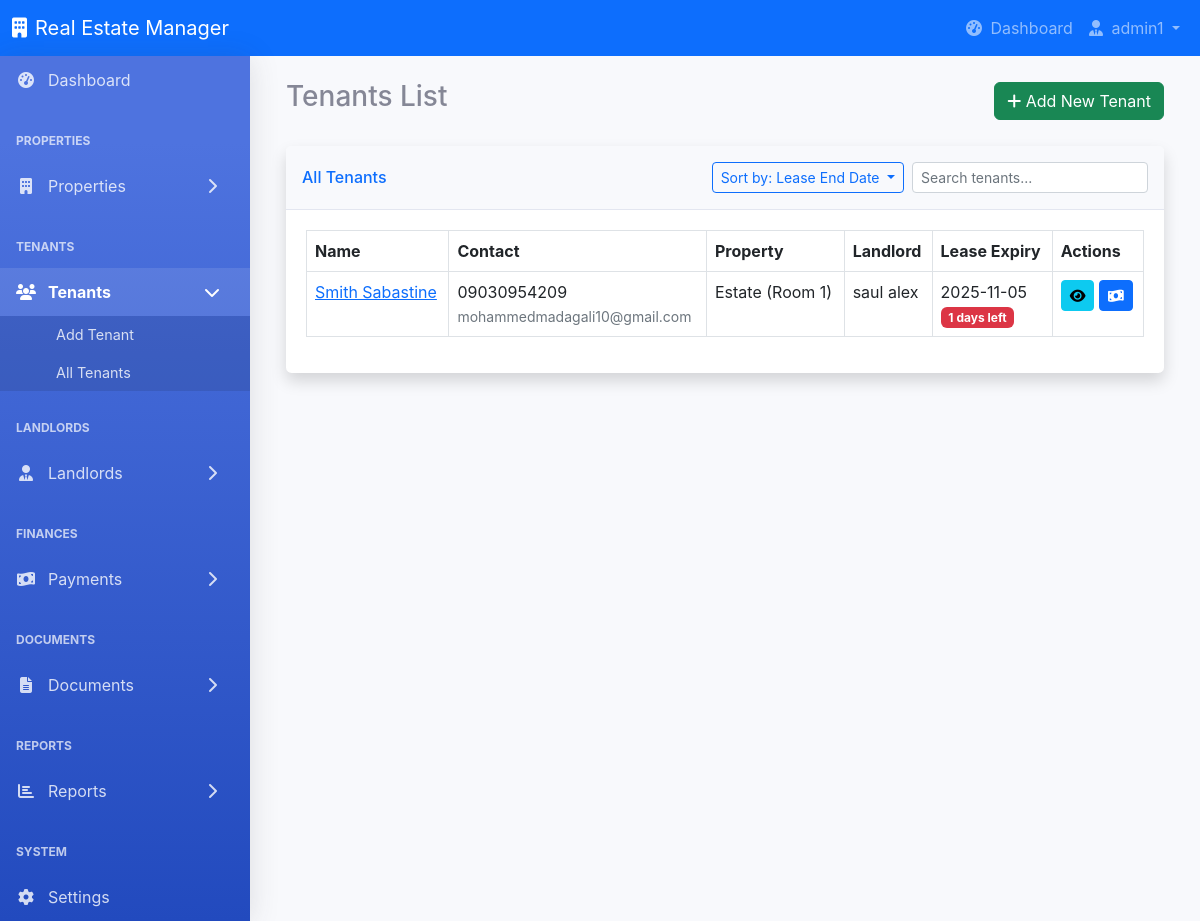
Page /tenants/list (signed in) on the committed database.
### tables this page shows
CREATE TABLE tenants (
        id INTEGER PRIMARY KEY AUTOINCREMENT,
        full_name TEXT NOT NULL,
        phone TEXT NOT NULL,
        whatsapp TEXT,
        email TEXT,
        id_number TEXT,
        medium_of_reach TEXT,
        permanent_address TEXT,
        occupation TEXT,
        employer TEXT,
        lease_start_date TEXT,
        lease_end_date TEXT,
        receipt_info TEXT,
        bank_name TEXT,
        account_number TEXT,
        age INTEGER,
        sex TEXT,
        state_of_origin TEXT,
        nationality TEXT,
        tribe TEXT,
        remarks TEXT,
        guarantor_name TEXT,
        guarantor_phone TEXT,
        guarantor_address TEXT,
        next_of_kin_name TEXT,
        next_of_kin_address TEXT,
        property_id INTEGER,
        unit_id INTEGER,
        created_at TIMESTAMP DEFAULT CURRENT_TIMESTAMP, marital_status TEXT, spouse_name TEXT, spouse_phone TEXT, number_of_children INTEGER,
        FOREIGN KEY (property_id) REFERENCES properties (id),
        FOREIGN KEY (unit_id) REFERENCES property_units (id)
    );

CREATE TABLE properties (
        id INTEGER PRIMARY KEY AUTOINCREMENT,
        title TEXT NOT NULL,
        type TEXT NOT NULL,
        location TEXT NOT NULL,
        size TEXT,
        landlord_id INTEGER NOT NULL,
        price REAL,
        status TEXT DEFAULT 'Vacant',
        description TEXT,
        image_path TEXT,
        created_at TIMESTAMP DEFAULT CURRENT_TIMESTAMP,
        FOREIGN KEY (landlord_id) REFERENCES landlords (id)
    );

CREATE TABLE landlords (
        id INTEGER PRIMARY KEY AUTOINCREMENT,
        full_name TEXT NOT NULL,
        phone TEXT NOT NULL,
        email TEXT,
        address TEXT,
        id_number TEXT,
        bank_name TEXT,
        account_number TEXT,
        current_balance REAL DEFAULT 0.0,
        created_at TIMESTAMP DEFAULT CURRENT_TIMESTAMP
    );

### app.py (the view)
@app.route('/tenants/list')
@login_required
def tenants_list():
    sort_by = request.args.get('sort_by', 'lease_end_date')
    conn = get_db_connection()
    query = '''
        SELECT t.*, p.title as property_title,
               CASE WHEN u.unit_name IS NOT NULL THEN u.unit_name ELSE '' END as unit_name,
               l.full_name as landlord_name,
               (julianday(t.lease_end_date) - julianday('now')) as days_remaining
        FROM tenants t
        JOIN properties p ON t.property_id = p.id
        JOIN landlords l ON p.landlord_id = l.id
        LEFT JOIN property_units u ON t.unit_id = u.id
    '''
    if sort_by == 'lease_end_date':
        query += ' ORDER BY t.lease_end_date ASC'
    elif sort_by == 'property_title':
        query += ' ORDER BY p.title ASC'
    elif sort_by == 'landlord_name':
        query += ' ORDER BY l.full_name ASC'
    else:
        query += ' ORDER BY t.lease_end_date ASC'  # Default sorting
    tenants = conn.execute(query).fetchall()
    conn.close()
    return render_template('tenants/tenants_list.html', tenants=tenants, sort_by=sort_by)

### app.py (called while the page is built)
def get_db_connection():
    conn = sqlite3.connect(DB_PATH)
    conn.row_factory = sqlite3.Row
    return conn

def login_required(f):
    @wraps(f)
    def decorated_function(*args, **kwargs):
        if 'user_id' not in session:
            flash('Please log in first.')
            return redirect(url_for('login'))
        return f(*args, **kwargs)
    return decorated_function

### templates/tenants/tenants_list.html (shortened to what this page needs)
{% include 'partials/header.html' %}
<div class="container-fluid">
    <div class="d-flex justify-content-between align-items-center mb-4">
        <h1 class="h3">Tenants List</h1>
        <a href="{{ url_for('add_tenant') }}" class="btn btn-success">
            <i class="fas fa-plus"></i> Add New Tenant
        </a>
    </div>
    <div class="card shadow mb-4">
        <div class="card-header py-3 d-flex justify-content-between align-items-center">
            <h6 class="m-0 font-weight-bold text-primary">All Tenants</h6>
            <div class="d-flex">
                <div class="dropdown me-2">
                    <button class="btn btn-outline-primary btn-sm dropdown-toggle" type="button" data-bs-toggle="dropdown" aria-expanded="false">
                        Sort by: {{ sort_by|replace('_', ' ')|title }}
                    </button>
                </div>
                <input type="text" id="tenantSearch" class="form-control form-control-sm" placeholder="Search tenants...">
            </div>
        </div>
        <div class="card-body">
            <div class="table-responsive">
                <table class="table table-bordered" id="tenantsTable" width="100%" cellspacing="0">
                    <thead>
                        <tr>
                            <th>Name</th>
                            <th>Contact</th>
                            <th>Property</th>
                            <th>Landlord</th>
                            <th>Lease Expiry</th>
                            <th>Actions</th>
                        </tr>
                    </thead>
                    <tbody>
                        {% for tenant in tenants %}
                        <tr>
                            <td>
                                <a href="{{ url_for('tenant_detail', tenant_id=tenant.id) }}">
                                    {{ tenant.full_name }}
                                </a>
                            </td>
                            <td>
                                {{ tenant.phone }}<br>
                                <small class="text-muted">{{ tenant.email }}</small>
                            </td>
                            <td>
                                {{ tenant.property_title }}
                                {% if tenant.unit_name %}
                                    ({{ tenant.unit_name }})
                                {% endif %}
                            </td>
                            <td>{{ tenant.landlord_name }}</td>
                            <td>
                                {{ tenant.lease_end_date }}
                                <br>
                                {% if tenant.days_remaining < 0 %}
                                    <span class="badge bg-danger">Expired</span>
                                {% elif tenant.days_remaining <= 30 %}
                                    <span class="badge bg-danger">{{ tenant.days_remaining|round|int }} days left</span>
                                {% elif tenant.days_remaining <= 90 %}
                                    <span class="badge bg-warning">{{ tenant.days_remaining|round|int }} days left</span>
                                {% else %}
                                    <span class="badge bg-success">{{ tenant.days_remaining|round|int }} days left</span>
                                {% endif %}
                            </td>
                            <td>
                                <a href="{{ url_for('tenant_detail', tenant_id=tenant.id) }}" class="btn btn-info btn-sm">
                                    <i class="fas fa-eye"></i>
                                </a>
                                <a href="{{ url_for('add_payment') }}?tenant_id={{ tenant.id }}" class="btn btn-primary btn-sm">
                                    <i class="fas fa-money-bill-wave"></i>
                                </a>
                            </td>
                        </tr>
                        {% endfor %}
                    </tbody>
                </table>
            </div>
        </div>
    </div>
</div>
</div>
</div>
</div>
</body>
</html>

### static/css/styles.css (style rules this page uses)
:root { --primary-color: #4e73df; --secondary-color: #858796; --success-color: #1cc88a; --info-color: #36b9cc; --warning-color: #f6c23e; --danger-color: #e74a3b; --light-color: #f8f9fc; --dark-color: #5a5c69; }
body { font-family: 'Nunito', -apple-system, BlinkMacSystemFont, "Segoe UI", Roboto, "Helvetica Neue", Arial, sans-serif; font-size: 1rem; font-weight: 400; line-height: 1.5; color: #858796; background-color: #f8f9fc; }
.card { margin-bottom: 1.5rem; box-shadow: 0 0.15rem 1.75rem 0 rgba(58, 59, 69, 0.15); border: none; border-radius: 0.35rem; }
.card-header { background-color: #f8f9fc; border-bottom: 1px solid #e3e6f0; }
.card-body { padding: 1.25rem; }
.table-responsive { overflow-x: auto; }

### rows in the picture
tenants: full_name "Smith Sabastine", phone "09030954209", email "mohammedmadagali10@gmail.com", property_title "Estate", unit_name "Room 1", landlord_name "saul alex", lease_end_date "2025-11-05", days_remaining "1"

### other values in the picture
{{ session['username'] }} "admin1"
{{ sort_by|replace('_', ' ')|title }} "Lease End Date"
